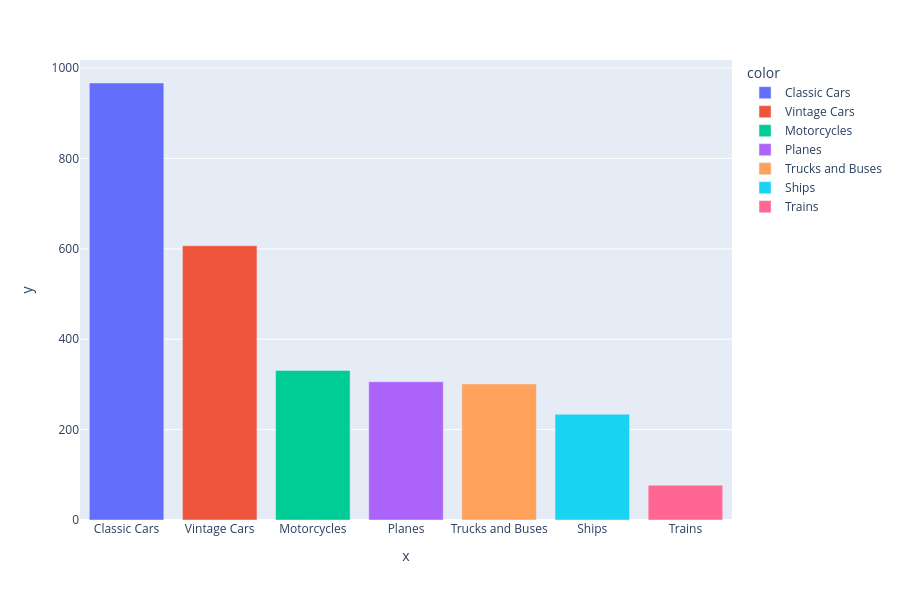

The cell this chart's notebook holds for it:
### Code cell
barplot_visualization('PRODUCTLINE')

### Figure 1 — Plotly figure (JSON) as saved in the notebook; plotly's stock layout.template omitted (floating-point values rounded to 4 significant figures)
{"data": [{"hovertemplate": "color=Classic Cars<br>x=%{x}<br>y=%{y}<extra></extra>", "legendgroup": "Classic Cars", "marker": {"color": "#636efa", "pattern": {"shape": ""}}, "name": "Classic Cars", "orientation": "v", "showlegend": true, "textposition": "auto", "type": "bar", "x": ["Classic Cars"], "xaxis": "x", "y": [967], "yaxis": "y"}, {"hovertemplate": "color=Vintage Cars<br>x=%{x}<br>y=%{y}<extra></extra>", "legendgroup": "Vintage Cars", "marker": {"color": "#EF553B", "pattern": {"shape": ""}}, "name": "Vintage Cars", "orientation": "v", "showlegend": true, "textposition": "auto", "type": "bar", "x": ["Vintage Cars"], "xaxis": "x", "y": [607], "yaxis": "y"}, {"hovertemplate": "color=Motorcycles<br>x=%{x}<br>y=%{y}<extra></extra>", "legendgroup": "Motorcycles", "marker": {"color": "#00cc96", "pattern": {"shape": ""}}, "name": "Motorcycles", "orientation": "v", "showlegend": true, "textposition": "auto", "type": "bar", "x": ["Motorcycles"], "xaxis": "x", "y": [331], "yaxis": "y"}, {"hovertemplate": "color=Planes<br>x=%{x}<br>y=%{y}<extra></extra>", "legendgroup": "Planes", "marker": {"color": "#ab63fa", "pattern": {"shape": ""}}, "name": "Planes", "orientation": "v", "showlegend": true, "textposition": "auto", "type": "bar", "x": ["Planes"], "xaxis": "x", "y": [306], "yaxis": "y"}, {"hovertemplate": "color=Trucks and Buses<br>x=%{x}<br>y=%{y}<extra></extra>", "legendgroup": "Trucks and Buses", "marker": {"color": "#FFA15A", "pattern": {"shape": ""}}, "name": "Trucks and Buses", "orientation": "v", "showlegend": true, "textposition": "auto", "type": "bar", "x": ["Trucks and Buses"], "xaxis": "x", "y": [301], "yaxis": "y"}, {"hovertemplate": "color=Ships<br>x=%{x}<br>y=%{y}<extra></extra>", "legendgroup": "Ships", "marker": {"color": "#19d3f3", "pattern": {"shape": ""}}, "name": "Ships", "orientation": "v", "showlegend": true, "textposition": "auto", "type": "bar", "x": ["Ships"], "xaxis": "x", "y": [234], "yaxis": "y"}, {"hovertemplate": "color=Trains<br>x=%{x}<br>y=%{y}<extra></extra>", "legendgroup": "Trains", "marker": {"color": "#FF6692", "pattern": {"shape": ""}}, "name": "Trains", "orientation": "v", "showlegend": true, "textposition": "auto", "type": "bar", "x": ["Trains"], "xaxis": "x", "y": [77], "yaxis": "y"}], "layout": {"barmode": "relative", "height": 600, "legend": {"title": {"text": "color"}, "tracegroupgap": 0}, "margin": {"t": 60}, "xaxis": {"anchor": "y", "domain": [0, 1], "title": {"text": "x"}}, "yaxis": {"anchor": "x", "domain": [0, 1], "title": {"text": "y"}}}}
